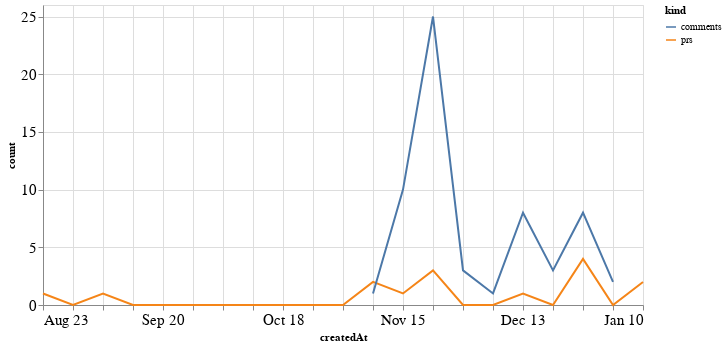

Notebook code for this chart:
### Code cell
alt.Chart(total_time, width=600).mark_line().encode(
    x='createdAt',
    y='count',
    color='kind'
)

### Figure 1 — Vega-Lite specification as saved in the notebook (floating-point values rounded to 4 significant figures)
{"config": {"axisLeft": {"labelFontSize": 15}, "axisBottom": {"labelFontSize": 15}}, "data": {"name": "data-bfe391b21093b95fa39dd628e6cb666a"}, "mark": "line", "encoding": {"color": {"type": "nominal", "field": "kind"}, "x": {"type": "temporal", "field": "createdAt"}, "y": {"type": "quantitative", "field": "count"}}, "width": 600, "$schema": "https://vega.github.io/schema/vega-lite/v4.8.1.json", "datasets": {"data-bfe391b21093b95fa39dd628e6cb666a": [{"createdAt": "2020-08-23T00:00:00", "kind": "prs", "count": 1.0}, {"createdAt": "2020-08-30T00:00:00", "kind": "prs", "count": 0.0}, {"createdAt": "2020-09-06T00:00:00", "kind": "prs", "count": 1.0}, {"createdAt": "2020-09-13T00:00:00", "kind": "prs", "count": 0.0}, {"createdAt": "2020-09-20T00:00:00", "kind": "prs", "count": 0.0}, {"createdAt": "2020-09-27T00:00:00", "kind": "prs", "count": 0.0}, {"createdAt": "2020-10-04T00:00:00", "kind": "prs", "count": 0.0}, {"createdAt": "2020-10-11T00:00:00", "kind": "prs", "count": 0.0}, {"createdAt": "2020-10-18T00:00:00", "kind": "prs", "count": 0.0}, {"createdAt": "2020-10-25T00:00:00", "kind": "prs", "count": 0.0}, {"createdAt": "2020-11-01T00:00:00", "kind": "prs", "count": 0.0}, {"createdAt": "2020-11-08T00:00:00", "kind": "prs", "count": 2.0}, {"createdAt": "2020-11-15T00:00:00", "kind": "prs", "count": 1.0}, {"createdAt": "2020-11-22T00:00:00", "kind": "prs", "count": 3.0}, {"createdAt": "2020-11-29T00:00:00", "kind": "prs", "count": 0.0}, {"createdAt": "2020-12-06T00:00:00", "kind": "prs", "count": 0.0}, {"createdAt": "2020-12-13T00:00:00", "kind": "prs", "count": 1.0}, {"createdAt": "2020-12-20T00:00:00", "kind": "prs", "count": 0.0}, {"createdAt": "2020-12-27T00:00:00", "kind": "prs", "count": 4.0}, {"createdAt": "2021-01-03T00:00:00", "kind": "prs", "count": 0.0}, {"createdAt": "2021-01-10T00:00:00", "kind": "prs", "count": 2.0}, {"createdAt": "2020-08-23T00:00:00", "kind": "comments", "count": null}, {"createdAt": "2020-08-30T00:00:00", "kind": "comments", "count": null}, {"createdAt": "2020-09-06T00:00:00", "kind": "comments", "count": null}, {"createdAt": "2020-09-13T00:00:00", "kind": "comments", "count": null}, {"createdAt": "2020-09-20T00:00:00", "kind": "comments", "count": null}, {"createdAt": "2020-09-27T00:00:00", "kind": "comments", "count": null}, {"createdAt": "2020-10-04T00:00:00", "kind": "comments", "count": null}, {"createdAt": "2020-10-11T00:00:00", "kind": "comments", "count": null}, {"createdAt": "2020-10-18T00:00:00", "kind": "comments", "count": null}, {"createdAt": "2020-10-25T00:00:00", "kind": "comments", "count": null}, {"createdAt": "2020-11-01T00:00:00", "kind": "comments", "count": null}, {"createdAt": "2020-11-08T00:00:00", "kind": "comments", "count": 1.0}, {"createdAt": "2020-11-15T00:00:00", "kind": "comments", "count": 10.0}, {"createdAt": "2020-11-22T00:00:00", "kind": "comments", "count": 25.0}, {"createdAt": "2020-11-29T00:00:00", "kind": "comments", "count": 3.0}, {"createdAt": "2020-12-06T00:00:00", "kind": "comments", "count": 1.0}, {"createdAt": "2020-12-13T00:00:00", "kind": "comments", "count": 8.0}, {"createdAt": "2020-12-20T00:00:00", "kind": "comments", "count": 3.0}, {"createdAt": "2020-12-27T00:00:00", "kind": "comments", "count": 8.0}, {"createdAt": "2021-01-03T00:00:00", "kind": "comments", "count": 2.0}, {"createdAt": "2021-01-10T00:00:00", "kind": "comments", "count": null}]}}
